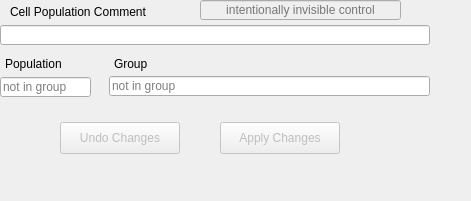
                 <widget class="QFrame" name="cellBotFrame">
                  <property name="geometry">
                   <rect>
                    <x>10</x>
                    <y>513</y>
                    <width>471</width>
                    <height>201</height>
                   </rect>
                  </property>
                  <property name="sizePolicy">
                   <sizepolicy hsizetype="Expanding" vsizetype="Expanding">
                    <horstretch>0</horstretch>
                    <verstretch>0</verstretch>
                   </sizepolicy>
                  </property>
                  <property name="frameShape">
                   <enum>QFrame::NoFrame</enum>
                  </property>
                  <property name="frameShadow">
                   <enum>QFrame::Raised</enum>
                  </property>
                  <widget class="QLabel" name="cellPopLabel">
                   <property name="geometry">
                    <rect>
                     <x>10</x>
                     <y>5</y>
                     <width>210</width>
                     <height>14</height>
                    </rect>
                   </property>
                   <property name="text">
                    <string>Cell Population Comment</string>
                   </property>
                  </widget>
                  <widget class="QLineEdit" name="cellComment">
                   <property name="geometry">
                    <rect>
                     <x>0</x>
                     <y>25</y>
                     <width>430</width>
                     <height>20</height>
                    </rect>
                   </property>
                   <property name="maxLength">
                    <number>99</number>
                   </property>
                  </widget>
                  <widget class="QPushButton" name="cellUndo">
                   <property name="enabled">
                    <bool>false</bool>
                   </property>
                   <property name="geometry">
                    <rect>
                     <x>60</x>
                     <y>122</y>
                     <width>120</width>
                     <height>32</height>
                    </rect>
                   </property>
                   <property name="text">
                    <string>Undo Changes</string>
                   </property>
                  </widget>
                  <widget class="QPushButton" name="cellApply">
                   <property name="enabled">
                    <bool>false</bool>
                   </property>
                   <property name="geometry">
                    <rect>
                     <x>220</x>
                     <y>122</y>
                     <width>120</width>
                     <height>32</height>
                    </rect>
                   </property>
                   <property name="text">
                    <string>Apply Changes</string>
                   </property>
                  </widget>
                  <widget class="QLineEdit" name="cellGroup">
                   <property name="geometry">
                    <rect>
                     <x>109</x>
                     <y>76</y>
                     <width>321</width>
                     <height>20</height>
                    </rect>
                   </property>
                   <property name="maxLength">
                    <number>63</number>
                   </property>
                   <property name="readOnly">
                    <bool>true</bool>
                   </property>
                   <property name="placeholderText">
                    <string>not in group</string>
                   </property>
                  </widget>
                  <widget class="QLabel" name="cellGroupLabel">
                   <property name="geometry">
                    <rect>
                     <x>114</x>
                     <y>56</y>
                     <width>59</width>
                     <height>15</height>
                    </rect>
                   </property>
                   <property name="text">
                    <string>Group</string>
                   </property>
                  </widget>
                  <widget class="QLineEdit" name="cellObjId">
                   <property name="enabled">
                    <bool>false</bool>
                   </property>
                   <property name="geometry">
                    <rect>
                     <x>200</x>
                     <y>0</y>
                     <width>201</width>
                     <height>20</height>
                    </rect>
                   </property>
                   <property name="acceptDrops">
                    <bool>false</bool>
                   </property>
                   <property name="text">
                    <string/>
                   </property>
                   <property name="frame">
                    <bool>true</bool>
                   </property>
                   <property name="alignment">
                    <set>Qt::AlignCenter</set>
                   </property>
                   <property name="readOnly">
                    <bool>true</bool>
                   </property>
                   <property name="placeholderText">
                    <string>intentionally invisible control</string>
                   </property>
                  </widget>
                  <widget class="QLabel" name="cellPopNumLabel">
                   <property name="geometry">
                    <rect>
                     <x>5</x>
                     <y>56</y>
                     <width>91</width>
                     <height>16</height>
                    </rect>
                   </property>
                   <property name="text">
                    <string>Population</string>
                   </property>
                  </widget>
                  <widget class="QLineEdit" name="cellPopNum">
                   <property name="geometry">
                    <rect>
                     <x>0</x>
                     <y>77</y>
                     <width>91</width>
                     <height>20</height>
                    </rect>
                   </property>
                   <property name="maxLength">
                    <number>63</number>
                   </property>
                   <property name="readOnly">
                    <bool>true</bool>
                   </property>
                   <property name="placeholderText">
                    <string>not in group</string>
                   </property>
                  </widget>
                 </widget>
